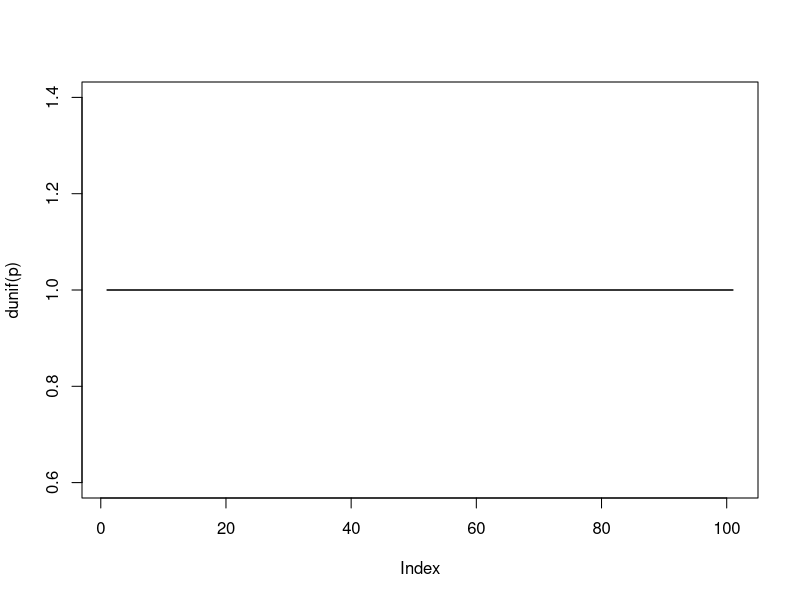
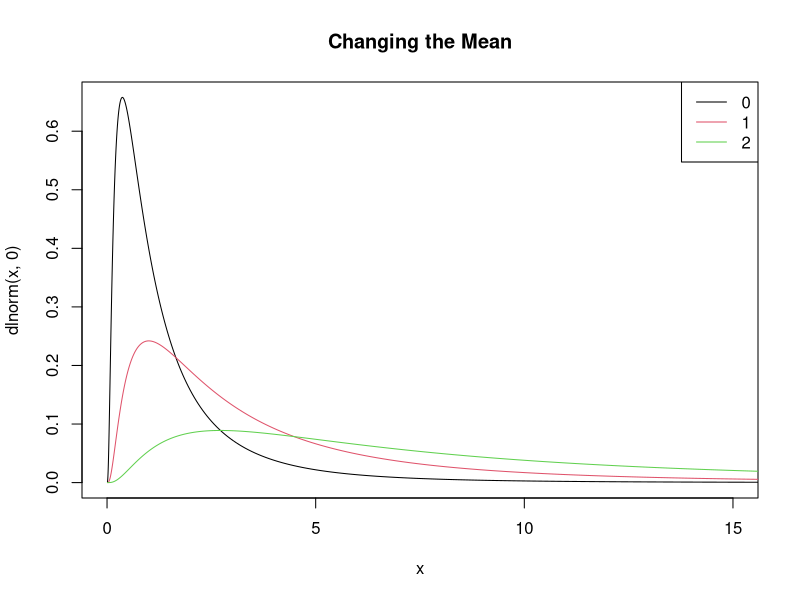

Recreate these plots in R, in order.
## ---- chunk 1
x = seq(-5,5,by=0.1)
p = seq(0,1,by=0.01) 
## ---- chunk 2
plot(dunif(p), type = "l") #the uniform
lines(dbeta(p,1,1)) #the special case of beta
#They look the same
## ---- chunk 3
a_1<-5
b_1<-5
varience_1<-(a_1*b_1)/((a_1+b_1)^2 *(a_1+b_1+1))
varience_1 # low varience

a_2<-1
b_2<-1
varience_2<-(a_2*b_2)/((a_2+b_2)^2 *(a_2+b_2+1))
varience_2 # medium varience

a_3<-0.2
b_3<-0.2
varience_3<-(a_3*b_3)/((a_3+b_3)^2 *(a_3+b_3+1))
varience_3 #high varience

## ---- chunk 4
betas<-c(6,4,2,1.25,1,0.5)
alphas<-rep(6,6)

means<-rep(NA,6)

for(i in 1:6){
  means[i]<- (alphas[i])/(alphas[i]+betas[i])
}
means

medians<-rep(NA,6)
for(i in 1:6){
  medians[i]<- qbeta(0.5, alphas[i], betas[i])
}
medians


## ---- chunk 5

x <- 10^seq(-2,2,by=0.01)
plot(x,dlnorm(x,0),type='l',xlim=c(0,15),main="Changing the Mean")
lines(x,dlnorm(x,1),col=2)
lines(x,dlnorm(x,2),col=3)
legend("topright",legend=0:2,lty=1,col=1:3)

logmeans<-c(0,1,2) #log means

### Backing out arithmatic mean
arith_means<-rep(NA,3)
for(i in 1:3){
  arith_means[i]<- exp(logmeans[i] + 1/2 *1^2) #because sdlog is set to 1 by default
}
arith_means
## ---- chunk 6

